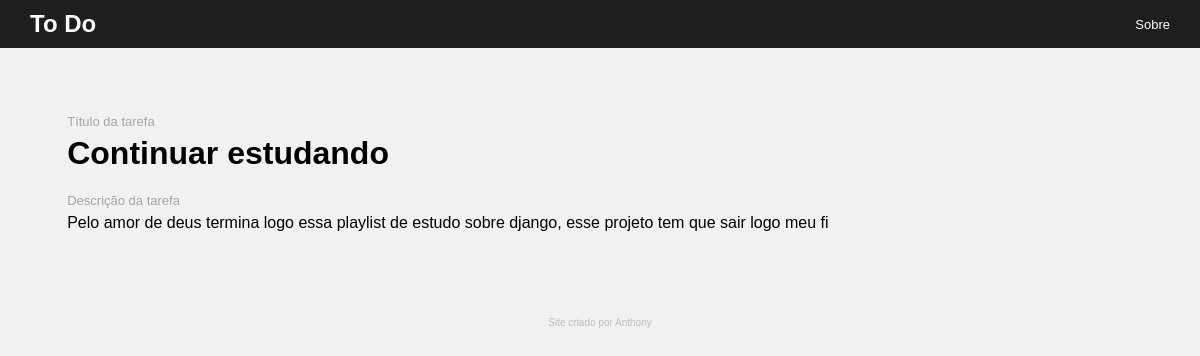
/task/5, run on the app's committed database.
### tasks/models.py (models this page shows, shortened)
class Task(models.Model):
    STATUS = (
        ('Doing', 'Doing'),
        ('Done', 'Done')
    )
    '''
    Title = Cria um campo de título
    Description = Cria um campo de textos longos
    Done = Variável que define o status de uma tarefa usando o método 'Choices'

    created_at && update_at -> Boa prática de criação de logs para tarefas
    '''
    title = models.CharField(max_length=255)
    description = models.TextField()
    done = models.CharField(
        max_length=5,
        choices=STATUS,
    )
    created_at = models.DateField(auto_now_add=True)
    update_at = models.DateField(auto_now=True)

### tasks/views.py (the view)
# urls.py: path('task/<int:id>', taskView, name='task-view'),
def taskView(request, id):
    task = get_object_or_404(Task, pk=id)
    return render(request, 'task.html', {'task': task})

### tasks/templates/task.html (shortened to what this page needs)
{% load static %}
<!DOCTYPE html>
<html lang="en">
<head>
    <link rel="stylesheet" href="{% static 'css/style.css' %}">
</head>
<body>
    <nav class="nav-main">
        <div class="nav-main-frame">
            <div>
                <a class="nav-bar-main-text" href="/">
                    To Do
                </a>
            </div>
            <div>
                <a class="nav-bar-info" href="#">
                    Sobre
                </a>
            </div>
        </div>
    </nav>
    <main class="main-content">
        <section class="task-section">
            <span class="task-info">
                Título da tarefa
            </span>
            <h3 class="task-title">
                {{task.title}}
            </h3>
            <span class="task-info">
                Descrição da tarefa
            </span>
            <p class="task-description">
                {{task.description}}
            </p>
        </section>
    </main>
    <footer>
        <p class="info-text">Site criado por Anthony</p>
    </footer>
</body>
</html>

### tasks/static/css/style.css (style rules this page uses)
body { background-color: #f1f1f1; font-family: 'Lucida Sans', 'Lucida Sans Regular', 'Lucida Grande', 'Lucida Sans Unicode', Geneva, Verdana, sans-serif; text-align: center; }
.nav-main { background-color: #1e1e1e; margin: -8px; }
.nav-main-frame { display: flex; flex-direction: row; justify-content: space-between; align-items: center; padding: 10px 30px 10px 30px; }
.nav-bar-main-text { font-weight: bolder; font-size: x-large; color: #ffffff; }
.nav-bar-info { font-weight: 500; font-size: small; color: #ffffff; }
a { color: #1e1e1e; text-decoration: none; }
.info-text { text-align: center; font-size: 10px; color: #bdbdbd; padding: 10px; }
.task-section { display: flex; flex-direction: column; justify-content: start; text-align: left; padding: 5%; }
.task-title { padding: 0; margin: 6px 0px; font-size: xx-large; font-weight: bolder; }
.task-description { padding: 0; margin: 6px 0; }
.task-info { margin-top: 15px; font-size: small; font-weight: 200; color: #a5a5a5; }

### data on the page
Task: title "Continuar estudando", description "Pelo amor de deus termina logo essa playlist de estudo sobre django, esse projeto tem que sair logo meu fi"
